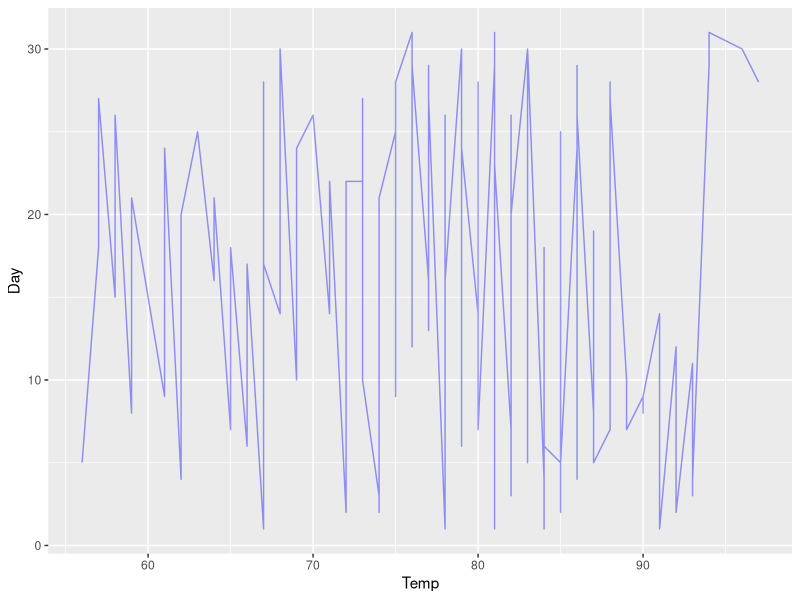

R code for this plot:
## ---- chunk 1
library(tidyverse)
## ---- chunk 2
data(airquality)
ggplot(data = airquality, aes(x = Temp, y = Day)) + 
  geom_line(alpha = 0.4, color = "blue")
